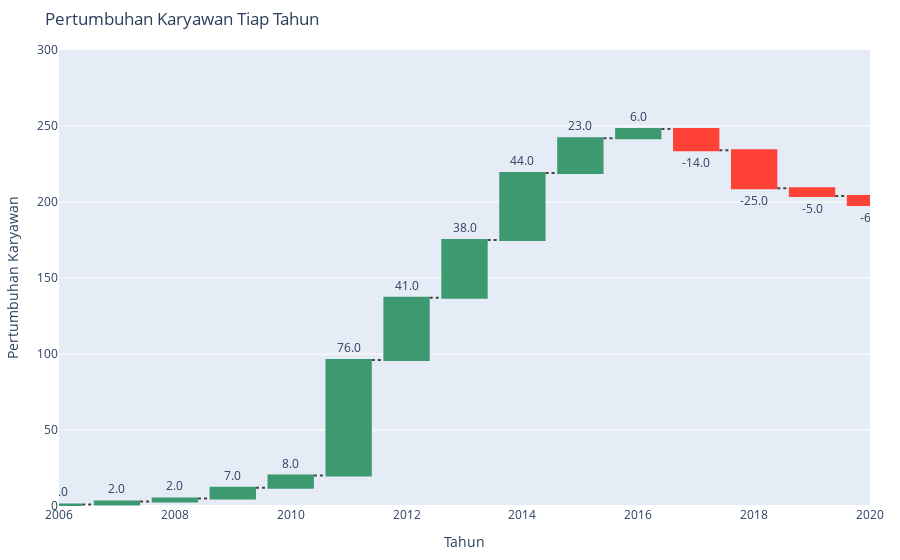

Here is the notebook cell this chart was saved with:
### Markdown cell above
- Plot

### Code cell
fig = go.Figure()
fig.add_trace(go.Waterfall(x = df_Number_Changes["Tahun"],
                          y = df_Number_Changes["Pertumbuhan Karyawan"],
                           connector = {"line":{"dash":"dot"}}, 
                           textposition = "outside",
                           text = df_Number_Changes["Pertumbuhan Karyawan"].tolist(),
                           orientation = "v"  
                          ))
fig.update_layout(title = "Pertumbuhan Karyawan Tiap Tahun")
fig.update_xaxes(range = (2006, 2020), title = "Tahun")
fig.update_yaxes(range = (0, 300), title = "Pertumbuhan Karyawan")
fig.update_layout(
    margin=dict(l=50, r=30, t=50, b=50),
)
fig.show()

### Figure 1 — Plotly figure (JSON) as saved in the notebook; plotly's stock layout.template omitted (floating-point values rounded to 4 significant figures)
{"data": [{"connector": {"line": {"dash": "dot"}}, "orientation": "v", "text": ["1.0", "2.0", "2.0", "7.0", "8.0", "76.0", "41.0", "38.0", "44.0", "23.0", "6.0", "-14.0", "-25.0", "-5.0", "-6.0"], "textposition": "outside", "type": "waterfall", "x": [2006, 2007, 2008, 2009, 2010, 2011, 2012, 2013, 2014, 2015, 2016, 2017, 2018, 2019, 2020], "y": [1, 2, 2, 7, 8, 76, 41, 38, 44, 23, 6, -14, -25, -5, -6]}], "layout": {"margin": {"b": 50, "l": 50, "r": 30, "t": 50}, "title": {"text": "Pertumbuhan Karyawan Tiap Tahun"}, "xaxis": {"range": [2006, 2020], "title": {"text": "Tahun"}}, "yaxis": {"range": [0, 300], "title": {"text": "Pertumbuhan Karyawan"}}}}
